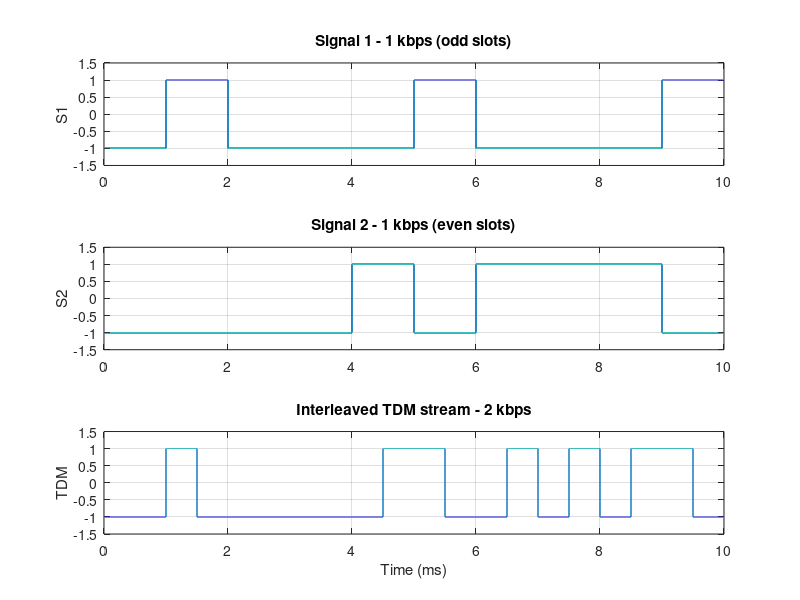
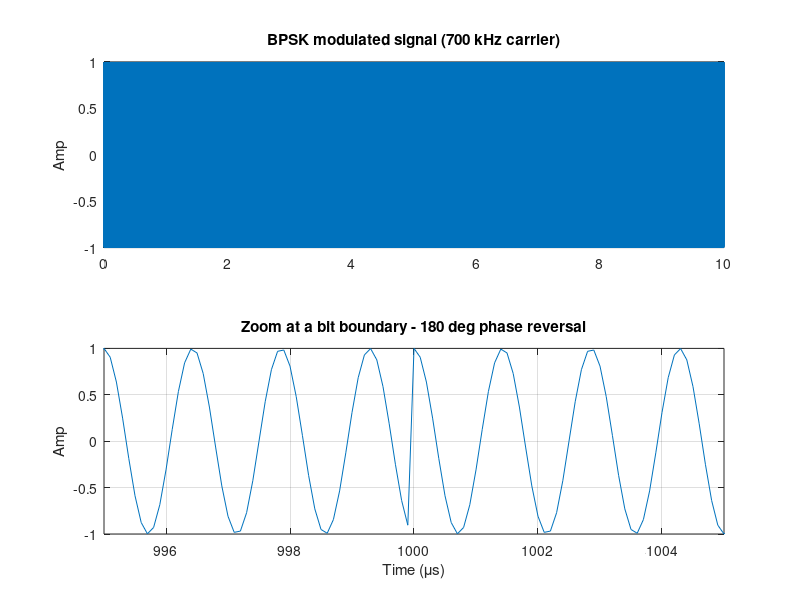

Source code (MATLAB) for these figures, in order: (Note: this script raises an error after producing the figures.)
%% Parameters
fs  = 10e6;
fc  = 700000;
Rb  = 2e3;
Tb  = 1/Rb;
sps = round(fs*Tb);

%% 1. Build the TDM stream (MULTIPLEXING)
sig1 = [0 1 0 0 0 1 0 0 0 1];
sig2 = [0 0 0 0 1 0 1 1 1 0];
tdm  = zeros(1,2*numel(sig1));
tdm(1:2:end) = sig1;
tdm(2:2:end) = sig2;
Nbits = numel(tdm);

bip = 2*tdm - 1;
m   = repelem(bip,sps).';
t   = (0:numel(m)-1).'/fs;
fprintf('TDM sequence: %s\n', mat2str(tdm));

% show the two source streams (1 kbps) and the combined TDM stream (2 kbps)
sps1 = round(fs/1e3);
t1 = (0:numel(sig1)*sps1-1).'/fs;
w1 = repelem(2*sig1-1,sps1).';
w2 = repelem(2*sig2-1,sps1).';

figure('Color','w','Name','TDM construction');

subplot(3,1,1);
plot(t1*1e3,w1,'LineWidth',1.2);
ylim([-1.5 1.5]);
grid on;
ylabel('S1');
title('Signal 1 - 1 kbps (odd slots)');

subplot(3,1,2);
plot(t1*1e3,w2,'LineWidth',1.2);
ylim([-1.5 1.5]);
grid on;
ylabel('S2');
title('Signal 2 - 1 kbps (even slots)');

subplot(3,1,3);
plot(t*1e3,m,'LineWidth',1);
ylim([-1.5 1.5]);
grid on;
ylabel('TDM');
xlabel('Time (ms)');
title('Interleaved TDM stream - 2 kbps');
exportgraphics(gcf, 'bpsk_tdm_construction.png', 'Resolution', 300)

%% ---- 2. BPSK modulation
carrier = cos(2*pi*fc*t);
s_bpsk  = m .* carrier;                 % +carrier (bit 1) / -carrier (bit 0)

bnd = find(diff(tdm)~=0,1)*Tb;          % time of first 0->1 transition (s)
figure('Color','w','Name','BPSK modulated');
subplot(2,1,1);
plot(t*1e3,s_bpsk);
xlim([0 10]);
grid on;
ylabel('Amp');
title('BPSK modulated signal (700 kHz carrier)');

subplot(2,1,2);
plot(t*1e6,s_bpsk);
grid on;
xlim(([bnd-5e-6 bnd+5e-6])*1e6);
xlabel('Time (\mus)');
ylabel('Amp');
title('Zoom at a bit boundary - 180 deg phase reversal');
exportgraphics(gcf, 'bpsk_modulated.png', 'Resolution', 300)

%% ---- 3. Transmit spectrum (sinc lobes, nulls at +/-2 kHz) --------------
[fb,Sb] = single_sided_fft(s_bpsk,fs);
figure('Color','w','Name','BPSK spectrum');

plot(fb/1e3,Sb);
xlim([696 704]);
grid on;
xlabel('Frequency (kHz)');
ylabel('Magnitude (V)');
title('BPSK spectrum - main lobe at 700 kHz, first nulls at \pm2 kHz');
exportgraphics(gcf, 'bpsk_spectrum.png', 'Resolution', 300)

%% ---- 4. Coherent demod -> LPF -> comparator -> demux  (phi = 0) --------
LO   = cos(2*pi*fc*t);
base = rc_lpf(s_bpsk.*LO, 4.8e3, fs, 1);     % product detector + 1-pole RC LPF (4.8 kHz)

centres  = round(((0:Nbits-1)+0.5)*sps);     % sample at each bit centre
samples  = base(centres);
rec_bits = double(samples(:).' > 0);     % comparator: threshold at 0 V (row, 1xNbits)
BER      = mean(rec_bits ~= tdm);

fprintf('Recovered   : %s\n', mat2str(rec_bits));
fprintf('Bit errors  : %d / %d   (BER = %.4f)\n', sum(rec_bits~=tdm), Nbits, BER);

rec_s1 = rec_bits(1:2:end);  rec_s2 = rec_bits(2:2:end);   % DEMULTIPLEX
fprintf('Signal 1 (odd) : %s   match = %d\n', mat2str(rec_s1), isequal(rec_s1,sig1));
fprintf('Signal 2 (even): %s   match = %d\n', mat2str(rec_s2), isequal(rec_s2,sig2));

figure('Color','w','Name','Recovery (phi=0)');
plot(t*1e3,m,'g','LineWidth',1.5); hold on;
plot(t*1e3,base*2,'b');                                    % scaled baseband for viewing
stairs((0:Nbits)*Tb*1e3,[rec_bits 1]*2-1,'r--','LineWidth',1.2);
xlim([0 10]); ylim([-1.6 1.6]);
grid on;
xlabel('Time (ms)');
ylabel('Amplitude');
legend('Original TDM','Post-LPF baseband (x2)','Recovered bits','Location','best');
title(sprintf('Input vs recovered  (BER = %d/%d)', sum(rec_bits~=tdm), Nbits));
exportgraphics(gcf, 'bpsk_recovery.png', 'Resolution', 300)

%% ---- 5. Phase-angle experiment (phi = 0, 90, 180) ----------------------
% IDEAL coherent BPSK: recovered amplitude scales as cos(phi):
% FULL at 0 deg,  COLLAPSES at 90 deg,  INVERTED at 180 deg.
% This is ideal behaviour.

phis = [0 90 180];
figure('Color','w','Name','Phase experiment (BPSK)');
fprintf('\n--- Phase-angle experiment (BPSK, post-LPF amplitude) ---\n');
for k = 1:numel(phis)
    LOk = cos(2*pi*fc*t + deg2rad(phis(k)));
    bk  = rc_lpf(s_bpsk.*LOk, 4.8e3, fs, 1);
    pk  = max(abs(bk(sps:end)));
    fprintf('phi = %3d deg  ->  peak |baseband| = %.3f V\n', phis(k), pk);
    subplot(3,1,k);
    plot(t*1e3,bk);
    xlim([0 10]);
    grid on;
    ylabel('V');
    title(sprintf('\\phi = %d deg,  peak = %.3f V', phis(k), pk));
end
xlabel('Time (ms)');
exportgraphics(gcf, 'bpsk_phase.png', 'Resolution', 300)

%% ======================= local functions ================================
function [f,mag] = single_sided_fft(x,fs)
    N = numel(x);
    X = fft(x)/N;
    mag = abs(X(1:floor(N/2)+1));
    mag(2:end-1) = 2*mag(2:end-1);
    f = (0:floor(N/2)).' * fs/N;
end

function y = rc_lpf(x,fc,fs,stages)
    % Cascaded one-pole RC low-pass using base-MATLAB filter().
    alpha = 2*pi*fc/fs;
    b = alpha;
    a = [1, -(1-alpha)];
    y = x;
    for s = 1:stages, y = filter(b,a,y);

    end
end
